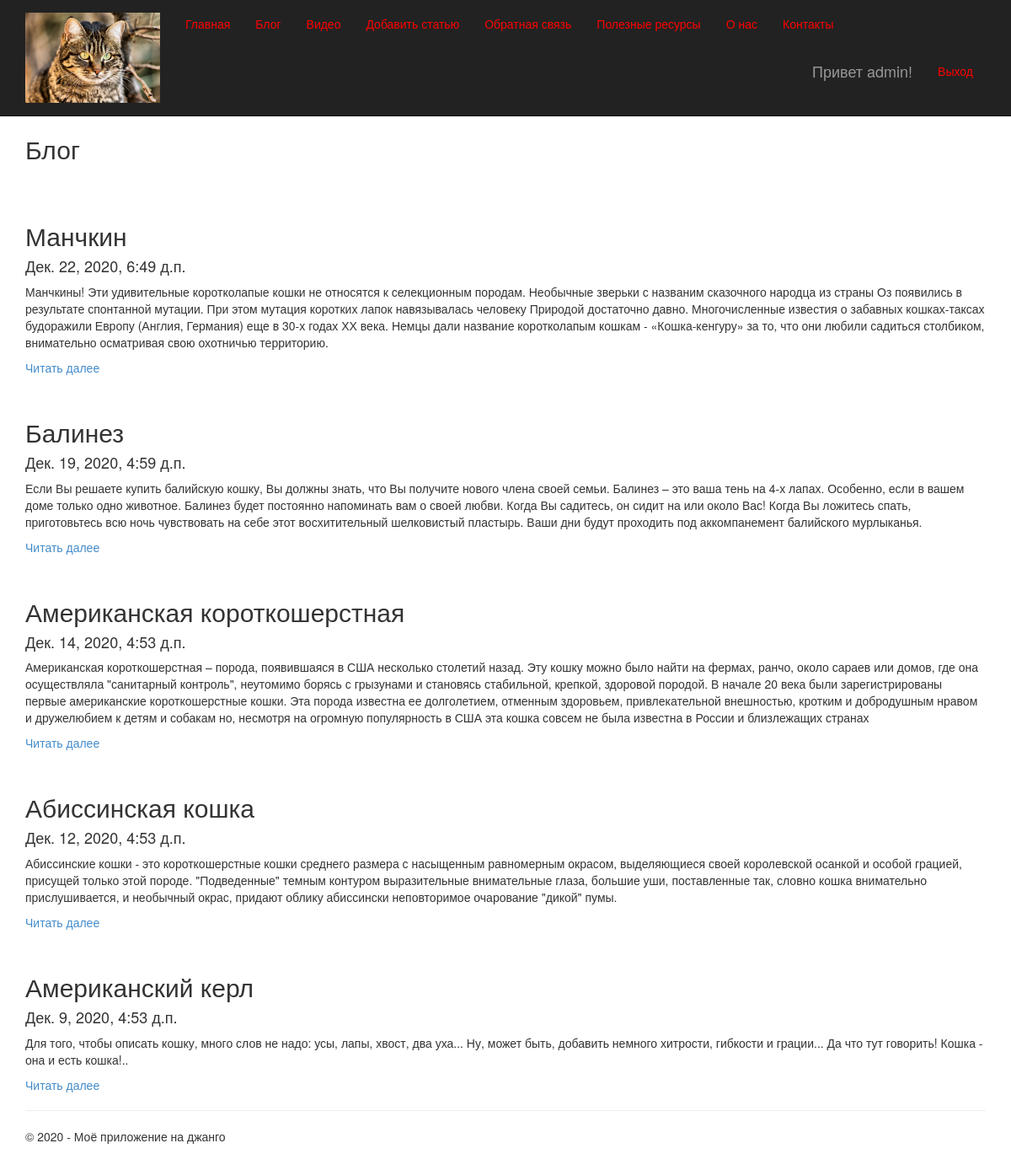
Page /blog/ (signed in) on the committed database.
### app/models.py (models this page shows, shortened)
class Blog(models.Model):
    title=models.CharField(max_length=100, unique_for_date="posted", verbose_name="Заголовок")
    description = models.TextField(verbose_name="Краткое содержание")
    content=models.TextField(verbose_name="Полное содержание");
    posted=models.DateTimeField(default=datetime.now(), db_index=True, verbose_name="Опубликована")
    author = models.ForeignKey(User, null=True, blank=True, on_delete = models.SET_NULL, verbose_name = "Автор")
    image = models.FileField(default="temp.jpg",verbose_name="Путь к картинке")
    class Meta:
        db_table="Posts"
        ordering = ["-posted"]
        verbose_name="статья блога"
        verbose_name_plural="статьи блога"

### app/views.py (the view)
# urls.py: path('blog/', views.blog, name='blog'),
def blog(request):
    posts=Blog.objects.all()
    assert isinstance(request,HttpRequest)
    return render(request,'app/blog.html',{'title':'Блог','posts':posts,'year':datetime.now().year})

### app/templates/app/blog.html
﻿{% extends "app/layout.html" %}
{% block content %}
<h2> {{ title }}</h2> <br />
{% for post in posts %}
<br />
<div class="">
    <h2>{{post.title}} </h2>
    <h4>{{post.posted}}</h4>
    <p>{{post.description}}</p>
    <p><a href="{% url 'blogpost' parametr=post.id %}">Читать далее</a></p>
</div>
{% endfor %}
{% endblock %}

### app/templates/app/loginpartial.html (shortened to what this page needs)
{% if user.is_authenticated %}
<form id="logoutForm" action="/logout/" method="post" class="navbar-right">
    <ul class="nav navbar-nav navbar-right">
        <li><span class="navbar-brand">Привет {{ user.username }}!</span></li>
        <li><a href="javascript:document.getElementById('logoutForm').submit()">Выход</a></li>
    </ul>
</form>
{% else %}
<ul class="nav navbar-nav navbar-right">
    <li><a href="{% url 'login' %}">Войти</a></li>
</ul>
{% endif %}

### app/static/app/content/site.css (style rules this page uses)
body { padding-top: 120px; padding-bottom: 20px; }
.navbar-inverse .navbar-nav > li > a { color: #ff0000; }
ul li { padding-top:3px; padding-bottom:3px; }

### rows in the picture
Blog: title "Манчкин", posted "Дек. 22, 2020, 6:49 д.п.", description "Манчкины! Эти удивительные коротколапые кошки не относятся к селекционным породам. Необычные зверьки с названим сказочного народца из страны Оз появились в результате спонтанной мутации. При этом мутация коротких лапок навязывалась человеку Природой достаточно давно. Многочисленные известия о забавных кошках-таксах будоражили Европу (Англия, Германия) еще в 30-х годах ХХ века. Немцы дали название коротколапым кошкам - «Кошка-кенгуру» за то, что они любили садиться столбиком, внимательно осматривая свою охотничью территорию."
Blog: title "Балинез", posted "Дек. 19, 2020, 4:59 д.п.", description "Если Вы решаете купить балийскую кошку, Вы должны знать, что Вы получите нового члена своей семьи. Балинез – это ваша тень на 4-х лапах. Особенно, если в вашем доме только одно животное. Балинез будет постоянно напоминать вам о своей любви. Когда Вы садитесь, он сидит на или около Вас! Когда Вы ложитесь спать, приготовьтесь всю ночь чувствовать на себе этот восхитительный шелковистый пластырь. Ваши дни будут проходить под аккомпанемент балийского мурлыканья."
Blog: title "Американская короткошерстная", posted "Дек. 14, 2020, 4:53 д.п.", description "Американская короткошерстная – порода, появившаяся в США несколько столетий назад. Эту кошку можно было найти на фермах, ранчо, около сараев или домов, где она осуществляла \"санитарный контроль\", неутомимо борясь с грызунами и становясь стабильной, крепкой, здоровой породой. В начале 20 века были зарегистрированы первые американские короткошерстные кошки. Эта порода известна ее долголетием, отменным здоровьем, привлекательной внешностью, кротким и добродушным нравом и дружелюбием к детям и собакам но, несмотря на огромную популярность в США эта кошка совсем не была известна в России и близлежащих странах"
Blog: title "Абиссинская кошка", posted "Дек. 12, 2020, 4:53 д.п.", description "Абиссинские кошки - это короткошерстные кошки среднего размера с насыщенным равномерным окрасом, выделяющиеся своей королевской осанкой и особой грацией, присущей только этой породе. \"Подведенные\" темным контуром выразительные внимательные глаза, большие уши, поставленные так, словно кошка внимательно прислушивается, и необычный окрас, придают облику абиссински неповторимое очарование \"дикой\" пумы."
Blog: title "Американский керл", posted "Дек. 9, 2020, 4:53 д.п.", description "Для того, чтобы описать кошку, много слов не надо: усы, лапы, хвост, два уха... Ну, может быть, добавить немного хитрости, гибкости и грации... Да что тут говорить! Кошка - она и есть кошка!.."

### other values in the picture
{{ user.username }} "admin"
{{ title }} "Блог"
